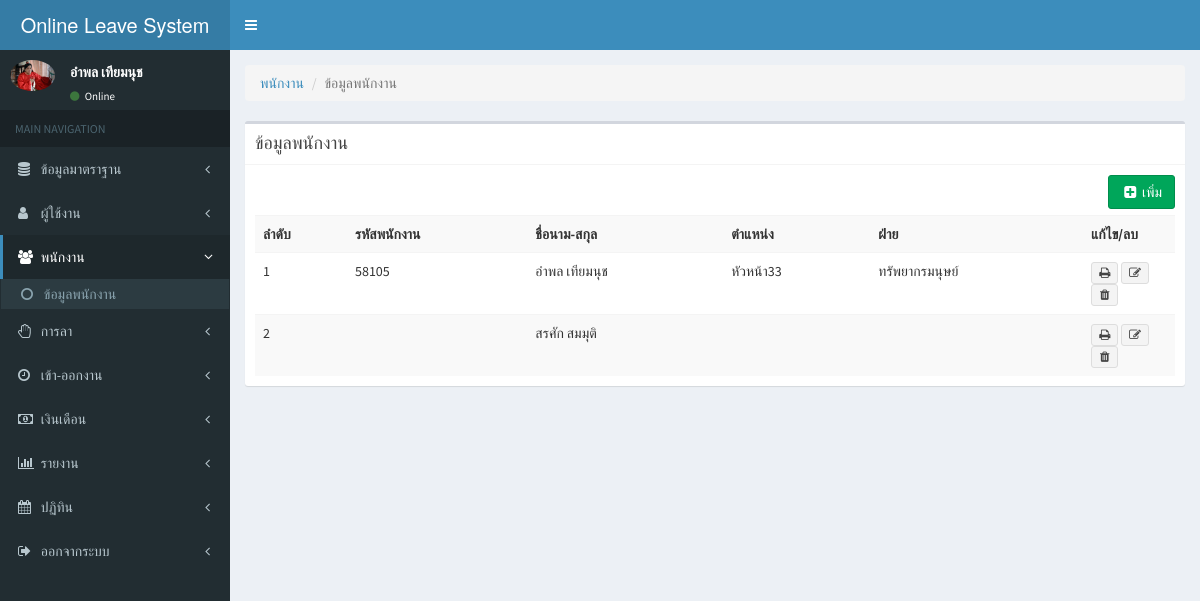
Page /index.php?m=employees&p=employees (signed in) on the committed database.
### tables this page shows
CREATE TABLE `employees` (
  `emp_id` int(11) NOT NULL auto_increment,
  `emp_code` varchar(50) NOT NULL COMMENT 'รหัสผนักงาน',
  `emp_prefix` varchar(20) NOT NULL COMMENT 'คำนำหน้าชื่อ',
  `emp_name` varchar(100) NOT NULL COMMENT 'ชื่ิอ',
  `emp_last_name` varchar(100) NOT NULL COMMENT 'นามสกุล',
  `emp_sex` int(1) NOT NULL COMMENT 'เพศ',
  `emp_religion` varchar(100) NOT NULL COMMENT 'ศาสนา',
  `emp_nationality` varchar(100) NOT NULL COMMENT 'สัฐชาติ',
  `emp_nation` varchar(100) NOT NULL COMMENT 'เชื่อชาติ',
  `emp_birthday` date NOT NULL COMMENT 'วันเกิด',
  `emp_idcard` varchar(20) NOT NULL COMMENT 'บัตรประชาชน',
  `emp_status_people` varchar(100) NOT NULL COMMENT 'สถานะภาพการสมรส',
  `emp_img` varchar(100) NOT NULL COMMENT 'รูปพนักงาน',
  `emp_academy` varchar(100) NOT NULL COMMENT 'สถานศึกษา',
  `emp_education` varchar(100) NOT NULL COMMENT 'ระดับการศึกษา',
  `emp_subjects` varchar(100) NOT NULL COMMENT 'สาขาวิชา',
  `emp_yearend` varchar(10) NOT NULL COMMENT 'ปีที่จบ',
  `emp_party` int(10) NOT NULL COMMENT 'ฝ่าย',
  `emp_department` int(10) NOT NULL COMMENT 'แผนก',
  `emp_office` int(10) NOT NULL COMMENT 'ตำแหน่งงาน',
  `emp_jobstart` date NOT NULL COMMENT 'วันที่เริ่มงาน',
  `emp_salary` float NOT NULL COMMENT 'เงินเดือน',
  `emp_status` int(1) NOT NULL COMMENT 'สถานะพนักงาน',
  `emp_address1` varchar(200) NOT NULL COMMENT 'ที่อยู่ตามทะเบียนบ้าน',
  `emp_sub_district1` varchar(100) NOT NULL COMMENT 'ตำบล',
  `emp_district1` varchar(100) NOT NULL COMMENT 'อำเภอ',
  `emp_province1` varchar(100) NOT NULL COMMENT 'จังหวัดตามทะเบียนบ้าน',
  `emp_zipcod1` varchar(10) NOT NULL COMMENT 'รหัสไปรษณีย์',
  `emp_address2` varchar(200) NOT NULL COMMENT 'ที่อยู่ปัจจุบัน',
  `emp_sub_district2` varchar(100) NOT NULL COMMENT 'ตำบล',
  `emp_district2` varchar(100) NOT NULL COMMENT 'อำเภอ',
  `emp_province2` varchar(100) NOT NULL COMMENT 'จังหวัดปัจจุบัน',
  `emp_zipcod2` varchar(10) NOT NULL COMMENT 'รหัสไปรษณีปัจจุบัน',
  `create_date` datetime NOT NULL,
  `emp_level` text COMMENT 'ระดับพนักงาน',
  PRIMARY KEY  (`emp_id`),
  FULLTEXT KEY `employees_address1` (`emp_address1`)
);

CREATE TABLE `master_office` (
  `office_id` int(11) NOT NULL auto_increment,
  `office_name` varchar(100) NOT NULL COMMENT 'ชื่อตำแหน่ง',
  PRIMARY KEY  (`office_id`)
);

CREATE TABLE `master_party` (
  `party_id` int(11) NOT NULL auto_increment,
  `party_name` varchar(255) NOT NULL COMMENT 'ชื่อฝ่าย',
  PRIMARY KEY  (`party_id`)
);

### employees/employees.php (the view, shortened to what this page needs)
<ol class="breadcrumb">
  <li><a href="#">พนักงาน</a></li>
  <li class="active">ข้อมูลพนักงาน</li>
</ol>
<div class="box">
	<div class="box-header with-border">
    	<h3 class="box-title">ข้อมูลพนักงาน</h3>
  	</div>
  	<div class="box-body">
	 <div class="pull-right">
             <a href="index.php?m=<?=$m?>&p=employees_add&act=add"><button type="button" class="btn btn-success "><i class="fa fa-fw  fa-plus-square"></i> เพิ่ม</button></a>
      </div>
	  <br><br>
	<table class="table table-striped">
    	<tr>
        	<th width="10%">ลำดับ</th>
        	<th>รหัสพนักงาน</th>
            <th>ชื่อนาม-สกุล</th>
			<th>ตำแหน่ง</th>
			<th>ฝ่าย</th>
            <th width="10%">แก้ไข/ลบ</th>
        </tr>
<?
$sql="SELECT e.* , o.office_name , p.party_name FROM employees e
	LEFT JOIN master_office o ON o.office_id=e.emp_office
	LEFT JOIN master_party p ON p.party_id=e.emp_party
	";
$query=mysql_query($sql);
$i=0;
while($dbarr=mysql_fetch_array($query)){
	$i++;
?>
		<tr>
        	<td><?=$i?></td>
        	<td><?=$dbarr["emp_code"]?></td>
            <td><?=$dbarr["emp_name"]?> <?=$dbarr["emp_last_name"]?></td>
			<td><?=$dbarr["office_name"]?></td>
			<td><?=$dbarr["party_name"]?></td>
            <td>
            <div class="btn-group">
            	 <a href="index.php?m=<?=$m?>&p=employees_print&id=<?=$dbarr["emp_id"]?>"><button type="button" class="btn btn-xs btn-default"><i class="fa fa-fw fa-print"></i></button></a>
            	<a href="index.php?m=<?=$m?>&p=employees_add&act=edit&id=<?=$dbarr["emp_id"]?>"><button type="button" class="btn btn-xs btn-default"><i class="fa fa-fw fa-edit"></i></button></a>
            	<a href="index.php?m=<?=$m?>&p=employess_del&id=<?=$dbarr["emp_id"]?>" onclick="return confirm('ลบ <?=$dbarr["leave_type_name"]?>')"><button type="button" class="btn btn-xs btn-default"><i class="fa fa-fw fa-trash"></i></button></a>
            </div>
           </td>
        </tr>
<? } ?>
	</table>
  	</div>
</div>

### index.php (shortened to what this page needs)
<?
if($_GET["m"]!=""){
	$m=$_GET["m"];
}
$sql = "SELECT * FROM employees WHERE emp_id='".$_SESSION["login"]['emp_id']."'";
$query = mysql_query($sql);
$UserData = mysql_fetch_array($query );
if($UserData ["emp_img"]!=""){
	$Emp_Img = "./employees_img/".$UserData ["emp_img"];
}else{
	$Emp_Img = "./employees_img/anonymous.png";
}
?>
<!DOCTYPE html>
<html>
  <head>
    <link rel="stylesheet" href="./AdminLTE/bootstrap/css/bootstrap.min.css">
    <link rel="stylesheet" href="https://maxcdn.bootstrapcdn.com/font-awesome/4.4.0/css/font-awesome.min.css">
    <link rel="stylesheet" href="https://code.ionicframework.com/ionicons/2.0.1/css/ionicons.min.css">
    <link rel="stylesheet" href="./AdminLTE/dist/css/AdminLTE.min.css">
    <link rel="stylesheet" href="./AdminLTE/dist/css/skins/_all-skins.min.css">
    <link rel="stylesheet" href="./AdminLTE/plugins/iCheck/flat/blue.css">
    <link rel="stylesheet" href="./AdminLTE/plugins/morris/morris.css">
    <link rel="stylesheet" href="./AdminLTE/plugins/jvectormap/jquery-jvectormap-1.2.2.css">
    <link rel="stylesheet" href="./AdminLTE/plugins/datepicker/datepicker3.css">
    <link rel="stylesheet" href="./AdminLTE/plugins/daterangepicker/daterangepicker-bs3.css">
    <link rel="stylesheet" href="./AdminLTE/plugins/bootstrap-wysihtml5/bootstrap3-wysihtml5.min.css">
	<link rel="stylesheet" href="./AdminLTE/plugins/timepicker/bootstrap-timepicker.min.css">
	<link rel="stylesheet" href="./AdminLTE/plugins/fullcalendar/fullcalendar.css">
  </head>
	<body class="skin-blue fixed">
    	<div class="wrapper">
    		<header class="main-header">
        		<a href="index.php" class="logo">
          			Online Leave System
        		</a>
        		<nav class="navbar navbar-static-top" role="navigation">
          			<a href="#" class="sidebar-toggle" data-toggle="offcanvas" role="button">
          			</a>
                </nav>
    		</header>
    		<aside class="main-sidebar">
    			 <section class="sidebar">
    			 	<ul class="sidebar-menu">
						<div class="user-panel">
        					<div class="pull-left image">
          						<img src="<?=$Emp_Img?>" class="img-circle" alt="User Image">
        					</div>
        					<div class="pull-left info">
          						<p><?=$UserData["emp_name"]?> <?=$UserData["emp_last_name"]?></p>
          						<a href="#"><i class="fa fa-circle text-success"></i> Online</a>
        					</div>
							<br><br>
      					</div>
            			<li class="header">MAIN NAVIGATION</li>
            			<? if($_SESSION["login"]["type"]==1){ ?>
            				<li class=" <? if($m=="master"){  ?>active<? } ?> treeview">
            					<a href="index.php?m=master">
            						<i class="fa fa-database"></i> <span>ข้อมูลมาตราฐาน</span> <i class="fa fa-angle-left pull-right"></i>
            					</a>
            				</li>
        					<li class="<? if($m=="user"){  ?> active <? } ?> treeview">
        						<a href="index.php?m=user">
        							<i class="fa fa-user"></i> <span>ผู้ใช้งาน</span> <i class="fa fa-angle-left pull-right"></i>
        						</a>
        					</li>
        					<li  class="<? if($m=="employees"){  ?> active <? } ?> treeview">
        						<a href="index.php?m=employees">
        							<i class="fa fa-group"></i> <span>พนักงาน</span> <i class="fa fa-angle-left pull-right"></i>
        						</a>
        						<ul class="treeview-menu">
        							<li><a href="index.php?m=employees&p=employees"><i class="fa fa-circle-o"></i> ข้อมูลพนักงาน</a></li>
        						</ul>
        					</li>
        					<li  class="<? if($m=="leave"){  ?> active  <? } ?> treeview">
        						<a href="index.php?m=leave">
        							<i class="fa fa-hand-stop-o"></i> <span>การลา</span> <i class="fa fa-angle-left pull-right"></i>
        						</a>
        					</li>
							<li  class="<? if($m=="time_attendance"){  ?> active  <? } ?> treeview">
        						<a href="index.php?m=time_attendance">
        							<i class="fa fa-clock-o"></i> <span>เข้า-ออกงาน</span> <i class="fa fa-angle-left pull-right"></i>
        						</a>
        					</li>
        					<li class="<? if($m=="salary"){  ?> active  <? } ?> treeview">
        						<a href="index.php?m=salary">
        							<i class="fa fa-money"></i> <span>เงินเดือน</span> <i class="fa fa-angle-left pull-right"></i>
        						</a>
        					</li>
        					<li class="<? if($m=="report"){  ?> active  <? } ?> treeview">
        						<a href="index.php?m=user_report">
        							<i class="fa fa-bar-chart"></i> <span>รายงาน</span> <i class="fa fa-angle-left pull-right"></i>
        						</a>
        					</li>
							<? if($_SESSION["login"]["type"]!=''){ ?>
							<li class="<? if($m=="user_calendar"){  ?> active  <? } ?> treeview">
        						<a href="index.php?m=user_calendar">
        							<i class="fa fa-calendar"></i> <span>ปฏิทิน</span> <i class="fa fa-angle-left pull-right"></i>
        						</a>
        					</li>
							<? } ?>
        					<li class="<? if($m=="logout"){  ?> active  <? } ?> treevie">
        						<a href="logout.php">
        							<i class="fa fa-sign-out"></i> <span>ออกจากระบบ</span> <i class="fa fa-angle-left pull-right"></i>
        						</a>
        					</li>
            			<? } ?>
            		</ul>
    			 </section>
    		</aside>
    		<div class="content-wrapper">
    			 <div class="content body">
    			 	<div class="row">
    			 		<div class="col-sm-12">
    			 		<? if($_GET["p"]!="")
    			 		{
							include("./".$m."/".$_GET["p"].".php");
						 }
						?>
    			 		</div>
    			 	</div>
    			 </div>
    		</div>
    	</div>
	</body>
</html>

### rows in the picture
employees: emp_img (picture), emp_name "อำพล", emp_last_name "เทียมนุช", emp_code "58105", master_office.office_name "หัวหน้า33", master_party.party_name "ทรัพยากรมนุษย์"
employees: emp_name "สรศัก", emp_last_name "สมมุติ"
